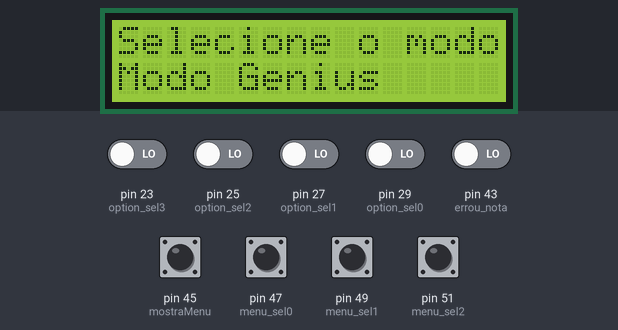
Simulated run of this sketch. Board: Arduino Mega 2560, built with avr-gcc and run on an emulated ATmega2560. Parts: 16×2 character LCD. The test bench sets the inputs (shaded band); at power-on: pin 45 (mostraMenu) HIGH, pin 23 (option_sel3), pin 25 (option_sel2), pin 27 (option_sel1), pin 29 (option_sel0), pin 43 (errou_nota), pin 47 (menu_sel0), pin 49 (menu_sel1), pin 51 (menu_sel2) LOW. What the sketch prints to the serial monitor is not drawn.

Above: at 1.2 s.
1.3 s: pin 23 (option_sel3) driven HIGH
At 2.0 s:
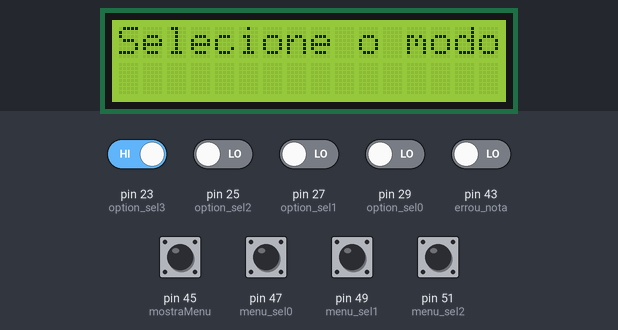
2.8 s: pin 47 (menu_sel0) pulled HIGH for 0.4 s
At 3.07 s:
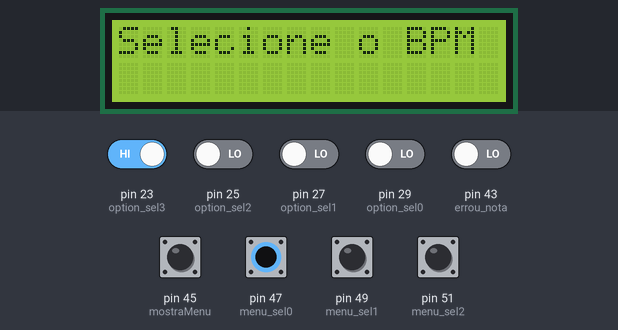
4.7 s: pin 49 (menu_sel1) pulled HIGH for 0.4 s
At 4.96 s:
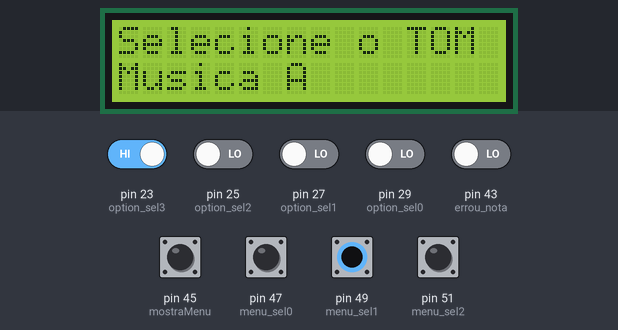
6.6 s: pin 51 (menu_sel2) pulled HIGH for 0.4 s
At 7.2 s:
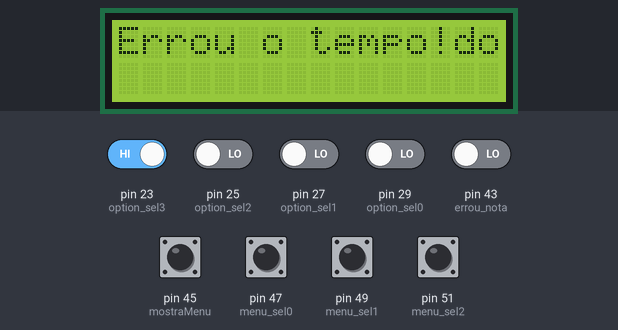
8.8 s: pin 45 (mostraMenu) pulled LOW for 0.4 s
At 9.06 s:
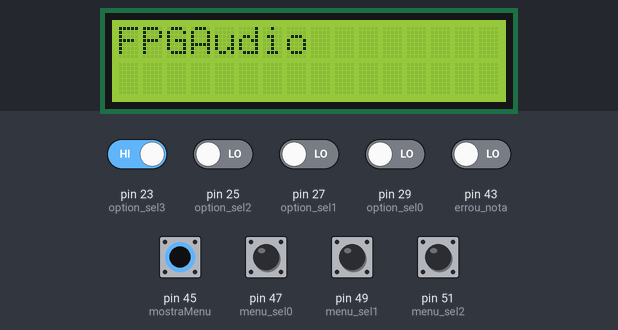
10.7 s: pin 23 (option_sel3) driven LOW
At 11.1 s:
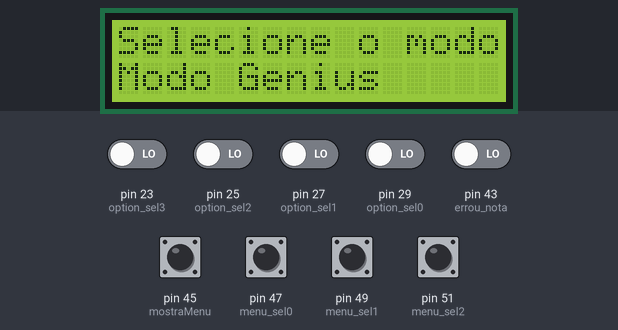
Timing chart, 0 to 13.2 s (numbered marks = the images above; inputs shaded):
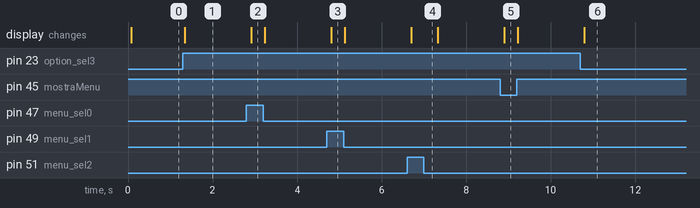

The sketch:

Mega.ino
```cpp
#include <LiquidCrystal.h>
#define LIMIAR 500
#define MODOS 6
#define BPM 2
#define TOM 4
#define MUSICA 16
#define ERRO 3
//Define os pinos que serão utilizados para ligação ao display
LiquidCrystal lcd(22, 2, 3, 24, 4, 26);
//Define pinos dos sensores capacitivos

int i, j, k, w, tocando, errou;

int menu_sel[3];
int option_sel[4];

char *modos[] = {"Modo Genius", "Modo Nota a Nota", "Modo Sem apresentar", "Modo Reprodutor", "Modo Freestyle", "Modo Gravacao"};
char *bpms[] = {"60 BPM", "120 BPM" };
char *musicas[] = {
  "Musica A", "Hino Nacional", "Musica C", "Musica C",
  "Musica A", "Musica B", "Musica C", "Musica C",
  "Musica A", "Musica B", "Musica C", "Musica C",
  "Musica A", "Musica B", "Musica C", "Musica ULITMA"
};
char *grava[] = {"Finaliza", "Continua", "Toca Preview", "Rollback"};
char *tons[] = { "Grave", "Meio grave", "Meio agudo", "Agudo" };
char *erros[] = {"Apresenta a ultima", "Sem apresentar", "Apresenta tudo novamente"};

int Li          = 16;
int Lii         = 0;
int Ri          = -1;
int Rii         = -1;
//----------------------------------
String Scroll_LCD_Left(String StrDisplay){
  String result;
  String StrProcess = "                " + StrDisplay + "                ";
  result = StrProcess.substring(Li,Lii);
  Li++;
  Lii++;
  if (Li>StrProcess.length()){
    Li=16;
    Lii=0;
  }
  return result;
}


void Clear_Scroll_LCD_Left(){
  Li=16;
  Lii=0;
}
int binToInt(int bin[], int tamanho) {
  int valor = 0;
  for(int i = 0; i < tamanho; i++) {

    int inc = 1;
    for (int j = 0; j<i; j++) inc *= 2;
    if(bin[i]) valor += inc;

  }
  return valor;
}

void setup()
{
  //Define o número de colunas e linhas do LCD
  lcd.begin(16, 2);
  Serial.begin(9600);

  //pinMode(52, INPUT); //ENTER
  // Seletores do menu
  pinMode(47, INPUT); //menu_sel0
  pinMode(49, INPUT); //menu_sel1
  pinMode(51, INPUT); //menu_sel2

  // Seletores da opção
  pinMode(29, INPUT); //option_sel0
  pinMode(27, INPUT); //option_sel1
  pinMode(25, INPUT); //option_sel2
  pinMode(23, INPUT); //option_sel3
  pinMode(45, INPUT); //mostraMenu
  pinMode(43, INPUT); //errou_nota


}

void loop()
{
  // Lendo o seletor de menu
  menu_sel[0] = digitalRead(47);
  menu_sel[1] = digitalRead(49);
  menu_sel[2] = digitalRead(51);
  int menu = binToInt(menu_sel, 3);
  int menuOld = -1;

  // Lendo as opções
  option_sel[0] = digitalRead(29);
  option_sel[1] = digitalRead(27);
  option_sel[2] = digitalRead(25);
  option_sel[3] = digitalRead(23);
  int vetor = binToInt(option_sel, 4);
  int vetorOld = -1;
  int mostraMenu = digitalRead(45);
  int errou_nota = digitalRead(43);
  int mostraMenuOld = -1;

  Serial.print("Veotor: ");
  Serial.print(vetor);
  Serial.print("; Opção: ");
  Serial.println(menu);
  Serial.println();
  delay(10);
/*
    Serial.print("Mostra Menu: ");
    Serial.print(mostraMenu);
    Serial.print(mostraMenuOld);
    Serial.print("\n");
    Serial.print("Menu: ");
    Serial.print(menu);
    Serial.print(menuOld);
    Serial.print("\n");
    Serial.print("Vetor: ");
    Serial.print(vetor);
    Serial.print(vetorOld);
    */
  if (menuOld != menu || vetorOld != vetor || mostraMenuOld != mostraMenu) {
    menuOld = menu;
    Clear_Scroll_LCD_Left();
    vetorOld = vetor;
    mostraMenuOld = mostraMenu;
    if (!mostraMenu) {

      lcd.clear();
      lcd.setCursor(0, 0);
      lcd.print("FPGAudio");

      lcd.setCursor(0, 1);
       lcd.print(Scroll_LCD_Left("Integrantes: Caio, Davi e Vinicius"));

        delay(300);
      }
   else{
      if (menu == 0 ){
      lcd.clear();
      lcd.setCursor(0, 0);
      lcd.print("Selecione o modo");

      lcd.setCursor(0, 1);

      lcd.print(modos[vetor]);
        delay(300);


  }

    if (menu == 1 ){ //seleciona modo
      lcd.clear();
      lcd.setCursor(0, 0);
      lcd.print("Selecione o BPM");


      lcd.setCursor(0, 1);

      lcd.print(bpms[vetor]);
        delay(300);
    }

    if (menu == 2 ){ //seleciona modo
      lcd.clear();
      lcd.setCursor(0, 0);
      lcd.print("Selecione o TOM");


        lcd.setCursor(0, 1);

        lcd.print(tons[vetor]);
        delay(300);
    }


    if (menu == 3 ){ //seleciona modo
        lcd.clear();
      lcd.setCursor(0, 0);
      lcd.print("Musica");


      lcd.setCursor(0, 1);
      lcd.print(Scroll_LCD_Left(musicas[vetor]));
        delay(300);
    }

    if (menu == 4 ){ //seleciona modo
      lcd.setCursor(0, 0);
      if (errou_nota) {
        lcd.print("Errou uma nota!");
      }
      else {
        lcd.print("Errou o tempo!");
      }

      lcd.setCursor(0, 1);
      lcd.print(Scroll_LCD_Left(erros[vetor]));
        delay(300);
    }

    if (menu == 5 ){ //seleciona modo
      lcd.clear();
      lcd.setCursor(0, 0);
      lcd.print("Pausa na gravação");

      lcd.setCursor(0, 1);
      lcd.print(grava[vetor]);
      delay(300);
    }

    if (menu == 6) {
       lcd.clear();
      lcd.setCursor(0, 0);
      lcd.print("Acertou, parabens!");
      delay(300);
    }

  }
  }

}
```

Measured:
- after the input at 1.3 s, the display: changes at once (image 1)
- after the input at 2.8 s, the display: changes after 0.12 s (image 2)
- after the input at 4.7 s, the display: changes after 0.11 s (image 3)
- after the input at 6.6 s, the display: changes after 0.10 s (image 4)
- after the input at 8.8 s, the display: changes after 0.11 s (image 5)
- after the input at 10.7 s, the display: changes after 0.10 s (image 6)
